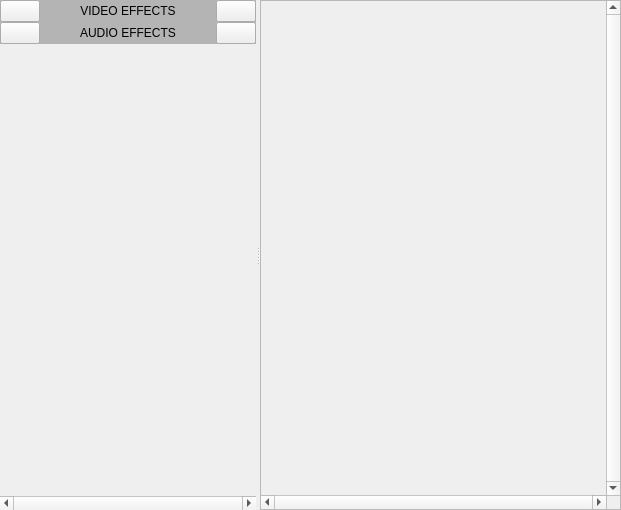
<?xml version="1.0" encoding="UTF-8"?>
<ui version="4.0">
 <class>EffectControls</class>
 <widget class="QDockWidget" name="EffectControls">
  <property name="geometry">
   <rect>
    <x>0</x>
    <y>0</y>
    <width>621</width>
    <height>510</height>
   </rect>
  </property>
  <property name="sizePolicy">
   <sizepolicy hsizetype="Maximum" vsizetype="Maximum">
    <horstretch>0</horstretch>
    <verstretch>0</verstretch>
   </sizepolicy>
  </property>
  <property name="features">
   <set>QDockWidget::AllDockWidgetFeatures</set>
  </property>
  <property name="windowTitle">
   <string>Effect Controls</string>
  </property>
  <widget class="QWidget" name="dockWidgetContents">
   <layout class="QVBoxLayout" name="verticalLayout_7">
    <property name="spacing">
     <number>0</number>
    </property>
    <property name="leftMargin">
     <number>0</number>
    </property>
    <property name="topMargin">
     <number>0</number>
    </property>
    <property name="rightMargin">
     <number>0</number>
    </property>
    <property name="bottomMargin">
     <number>0</number>
    </property>
    <item>
     <widget class="QSplitter" name="splitter_2">
      <property name="orientation">
       <enum>Qt::Horizontal</enum>
      </property>
      <property name="childrenCollapsible">
       <bool>false</bool>
      </property>
      <widget class="QScrollArea" name="scrollArea">
       <property name="sizePolicy">
        <sizepolicy hsizetype="Maximum" vsizetype="Expanding">
         <horstretch>0</horstretch>
         <verstretch>0</verstretch>
        </sizepolicy>
       </property>
       <property name="frameShape">
        <enum>QFrame::NoFrame</enum>
       </property>
       <property name="frameShadow">
        <enum>QFrame::Plain</enum>
       </property>
       <property name="verticalScrollBarPolicy">
        <enum>Qt::ScrollBarAlwaysOff</enum>
       </property>
       <property name="horizontalScrollBarPolicy">
        <enum>Qt::ScrollBarAlwaysOn</enum>
       </property>
       <property name="widgetResizable">
        <bool>true</bool>
       </property>
       <widget class="QWidget" name="scrollAreaWidgetContents">
        <property name="geometry">
         <rect>
          <x>0</x>
          <y>0</y>
          <width>225</width>
          <height>477</height>
         </rect>
        </property>
        <layout class="QHBoxLayout" name="horizontalLayout_3">
         <property name="spacing">
          <number>0</number>
         </property>
         <property name="leftMargin">
          <number>0</number>
         </property>
         <property name="topMargin">
          <number>0</number>
         </property>
         <property name="rightMargin">
          <number>0</number>
         </property>
         <property name="bottomMargin">
          <number>0</number>
         </property>
         <item>
          <widget class="EffectsArea" name="effects_area" native="true">
           <layout class="QVBoxLayout" name="verticalLayout">
            <property name="spacing">
             <number>0</number>
            </property>
            <property name="leftMargin">
             <number>0</number>
            </property>
            <property name="topMargin">
             <number>0</number>
            </property>
            <property name="rightMargin">
             <number>0</number>
            </property>
            <property name="bottomMargin">
             <number>0</number>
            </property>
            <item>
             <widget class="QWidget" name="vcontainer" native="true">
              <layout class="QVBoxLayout" name="verticalLayout_3">
               <property name="spacing">
                <number>0</number>
               </property>
               <property name="leftMargin">
                <number>0</number>
               </property>
               <property name="topMargin">
                <number>0</number>
               </property>
               <property name="rightMargin">
                <number>0</number>
               </property>
               <property name="bottomMargin">
                <number>0</number>
               </property>
               <item>
                <widget class="QWidget" name="veHeader" native="true">
                 <property name="styleSheet">
                  <string notr="true">#veHeader {
  background: rgba(0, 0, 0, 0.25);
}</string>
                 </property>
                 <layout class="QHBoxLayout" name="horizontalLayout">
                  <property name="spacing">
                   <number>0</number>
                  </property>
                  <property name="leftMargin">
                   <number>0</number>
                  </property>
                  <property name="topMargin">
                   <number>0</number>
                  </property>
                  <property name="rightMargin">
                   <number>0</number>
                  </property>
                  <property name="bottomMargin">
                   <number>0</number>
                  </property>
                  <item>
                   <widget class="QPushButton" name="add_video_effect_button">
                    <property name="toolTip">
                     <string>Add Video Effect</string>
                    </property>
                    <property name="text">
                     <string/>
                    </property>
                    <property name="icon">
                     <iconset>
                      <normalon>:/icons/add-effect.png</normalon>
                     </iconset>
                    </property>
                   </widget>
                  </item>
                  <item>
                   <spacer name="horizontalSpacer">
                    <property name="orientation">
                     <enum>Qt::Horizontal</enum>
                    </property>
                    <property name="sizeHint" stdset="0">
                     <size>
                      <width>40</width>
                      <height>20</height>
                     </size>
                    </property>
                   </spacer>
                  </item>
                  <item>
                   <widget class="QLabel" name="label">
                    <property name="sizePolicy">
                     <sizepolicy hsizetype="Preferred" vsizetype="Maximum">
                      <horstretch>0</horstretch>
                      <verstretch>0</verstretch>
                     </sizepolicy>
                    </property>
                    <property name="font">
                     <font>
                      <pointsize>9</pointsize>
                     </font>
                    </property>
                    <property name="text">
                     <string>VIDEO EFFECTS</string>
                    </property>
                    <property name="alignment">
                     <set>Qt::AlignCenter</set>
                    </property>
                   </widget>
                  </item>
                  <item>
                   <spacer name="horizontalSpacer_2">
                    <property name="orientation">
                     <enum>Qt::Horizontal</enum>
                    </property>
                    <property name="sizeHint" stdset="0">
                     <size>
                      <width>40</width>
                      <height>20</height>
                     </size>
                    </property>
                   </spacer>
                  </item>
                  <item>
                   <widget class="QPushButton" name="add_video_transition_button">
                    <property name="toolTip">
                     <string>Add Video Transition</string>
                    </property>
                    <property name="text">
                     <string/>
                    </property>
                    <property name="icon">
                     <iconset>
                      <normalon>:/icons/add-transition.png</normalon>
                     </iconset>
                    </property>
                   </widget>
                  </item>
                 </layout>
                </widget>
               </item>
               <item>
                <widget class="QWidget" name="video_effect_area" native="true">
                 <layout class="QVBoxLayout" name="verticalLayout_6">
                  <property name="spacing">
                   <number>0</number>
                  </property>
                  <property name="leftMargin">
                   <number>0</number>
                  </property>
                  <property name="topMargin">
                   <number>0</number>
                  </property>
                  <property name="rightMargin">
                   <number>0</number>
                  </property>
                  <property name="bottomMargin">
                   <number>0</number>
                  </property>
                 </layout>
                </widget>
               </item>
              </layout>
             </widget>
            </item>
            <item>
             <widget class="QWidget" name="acontainer" native="true">
              <layout class="QVBoxLayout" name="verticalLayout_4">
               <property name="spacing">
                <number>0</number>
               </property>
               <property name="leftMargin">
                <number>0</number>
               </property>
               <property name="topMargin">
                <number>0</number>
               </property>
               <property name="rightMargin">
                <number>0</number>
               </property>
               <property name="bottomMargin">
                <number>0</number>
               </property>
               <item>
                <widget class="QWidget" name="aeHeader" native="true">
                 <property name="styleSheet">
                  <string notr="true">#aeHeader {
  background: rgba(0, 0, 0, 0.25);
}</string>
                 </property>
                 <layout class="QHBoxLayout" name="horizontalLayout_2">
                  <property name="spacing">
                   <number>0</number>
                  </property>
                  <property name="leftMargin">
                   <number>0</number>
                  </property>
                  <property name="topMargin">
                   <number>0</number>
                  </property>
                  <property name="rightMargin">
                   <number>0</number>
                  </property>
                  <property name="bottomMargin">
                   <number>0</number>
                  </property>
                  <item>
                   <widget class="QPushButton" name="add_audio_effect_button">
                    <property name="toolTip">
                     <string>Add Audio Effect</string>
                    </property>
                    <property name="text">
                     <string/>
                    </property>
                    <property name="icon">
                     <iconset>
                      <normalon>:/icons/add-effect.png</normalon>
                     </iconset>
                    </property>
                   </widget>
                  </item>
                  <item>
                   <spacer name="horizontalSpacer_3">
                    <property name="orientation">
                     <enum>Qt::Horizontal</enum>
                    </property>
                    <property name="sizeHint" stdset="0">
                     <size>
                      <width>40</width>
                      <height>20</height>
                     </size>
                    </property>
                   </spacer>
                  </item>
                  <item>
                   <widget class="QLabel" name="label_3">
                    <property name="sizePolicy">
                     <sizepolicy hsizetype="Preferred" vsizetype="Maximum">
                      <horstretch>0</horstretch>
                      <verstretch>0</verstretch>
                     </sizepolicy>
                    </property>
                    <property name="font">
                     <font>
                      <pointsize>9</pointsize>
                     </font>
                    </property>
                    <property name="text">
                     <string>AUDIO EFFECTS</string>
                    </property>
                    <property name="alignment">
                     <set>Qt::AlignCenter</set>
                    </property>
                   </widget>
                  </item>
                  <item>
                   <spacer name="horizontalSpacer_4">
                    <property name="orientation">
                     <enum>Qt::Horizontal</enum>
                    </property>
                    <property name="sizeHint" stdset="0">
                     <size>
                      <width>40</width>
                      <height>20</height>
                     </size>
                    </property>
                   </spacer>
                  </item>
                  <item>
                   <widget class="QPushButton" name="add_audio_transition_button">
                    <property name="toolTip">
                     <string>Add Audio Transition</string>
                    </property>
                    <property name="text">
                     <string/>
                    </property>
                    <property name="icon">
                     <iconset>
                      <normalon>:/icons/add-transition.png</normalon>
                     </iconset>
                    </property>
                   </widget>
                  </item>
                 </layout>
                </widget>
               </item>
               <item>
                <widget class="QWidget" name="audio_effect_area" native="true">
                 <layout class="QVBoxLayout" name="verticalLayout_5">
                  <property name="spacing">
                   <number>0</number>
                  </property>
                  <property name="leftMargin">
                   <number>0</number>
                  </property>
                  <property name="topMargin">
                   <number>0</number>
                  </property>
                  <property name="rightMargin">
                   <number>0</number>
                  </property>
                  <property name="bottomMargin">
                   <number>0</number>
                  </property>
                 </layout>
                </widget>
               </item>
              </layout>
             </widget>
            </item>
            <item>
             <spacer name="verticalSpacer">
              <property name="orientation">
               <enum>Qt::Vertical</enum>
              </property>
              <property name="sizeHint" stdset="0">
               <size>
                <width>20</width>
                <height>40</height>
               </size>
              </property>
             </spacer>
            </item>
           </layout>
          </widget>
         </item>
        </layout>
       </widget>
      </widget>
      <widget class="QScrollArea" name="keyframeScroller">
       <property name="sizePolicy">
        <sizepolicy hsizetype="Expanding" vsizetype="Expanding">
         <horstretch>1</horstretch>
         <verstretch>0</verstretch>
        </sizepolicy>
       </property>
       <property name="verticalScrollBarPolicy">
        <enum>Qt::ScrollBarAlwaysOn</enum>
       </property>
       <property name="horizontalScrollBarPolicy">
        <enum>Qt::ScrollBarAlwaysOn</enum>
       </property>
       <property name="widgetResizable">
        <bool>true</bool>
       </property>
       <widget class="QWidget" name="scrollAreaWidgetContents_2">
        <property name="geometry">
         <rect>
          <x>0</x>
          <y>0</y>
          <width>376</width>
          <height>475</height>
         </rect>
        </property>
        <layout class="QVBoxLayout" name="verticalLayout_2">
         <property name="spacing">
          <number>0</number>
         </property>
         <property name="leftMargin">
          <number>0</number>
         </property>
         <property name="topMargin">
          <number>0</number>
         </property>
         <property name="rightMargin">
          <number>0</number>
         </property>
         <property name="bottomMargin">
          <number>0</number>
         </property>
         <item>
          <widget class="TimelineHeader" name="headers" native="true">
           <property name="sizePolicy">
            <sizepolicy hsizetype="Preferred" vsizetype="Maximum">
             <horstretch>0</horstretch>
             <verstretch>0</verstretch>
            </sizepolicy>
           </property>
           <property name="minimumSize">
            <size>
             <width>0</width>
             <height>15</height>
            </size>
           </property>
           <property name="focusPolicy">
            <enum>Qt::ClickFocus</enum>
           </property>
          </widget>
         </item>
         <item>
          <widget class="KeyframeView" name="keyframeView" native="true"/>
         </item>
        </layout>
       </widget>
      </widget>
     </widget>
    </item>
   </layout>
  </widget>
 </widget>
 <customwidgets>
  <customwidget>
   <class>KeyframeView</class>
   <extends>QWidget</extends>
   <header>ui/keyframeview.h</header>
   <container>1</container>
  </customwidget>
  <customwidget>
   <class>TimelineHeader</class>
   <extends>QWidget</extends>
   <header>ui/timelineheader.h</header>
   <container>1</container>
  </customwidget>
  <customwidget>
   <class>EffectsArea</class>
   <extends>QWidget</extends>
   <header>panels/effectcontrols.h</header>
   <container>1</container>
  </customwidget>
 </customwidgets>
 <resources/>
 <connections/>
</ui>
